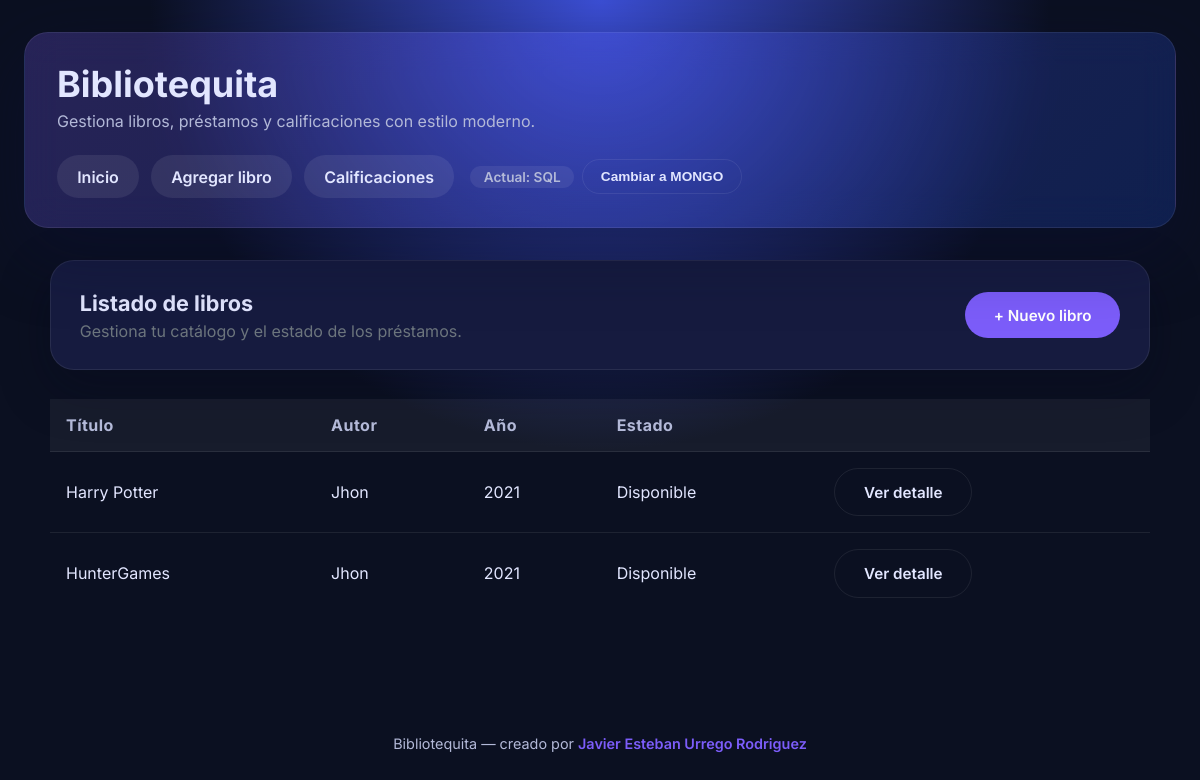
/, run on an earlier commit of the app's database.
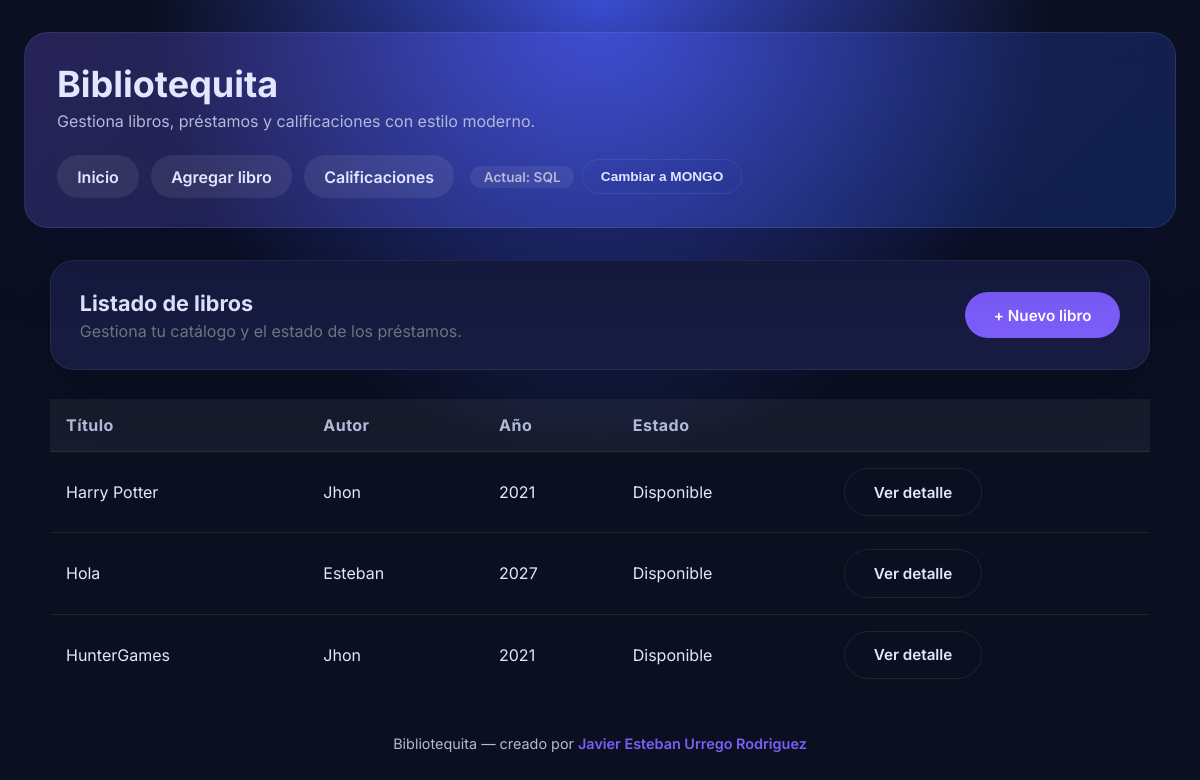
And on a later commit of the database.
### library/models.py (models this page shows, shortened)
class Book(models.Model):
    title = models.CharField(max_length=200)
    year = models.PositiveIntegerField()
    author = models.ForeignKey(Author, on_delete=models.CASCADE, related_name='books')
    class Meta:
        ordering = ['title']
    def is_loaned(self) -> bool:
        return self.loans.filter(returned=False).exists()

class Author(models.Model):
    name = models.CharField(max_length=100)

### library/views.py (the view)
# urls.py: path('', views.book_list, name='lista_libros'),
def book_list(request):
    data_source = get_active_data_source(request)
    books = None
    if data_source == DATA_SOURCE_MONGO:
        try:
            books = mongo_repository.list_books()
        except MongoUnavailableError as exc:
            data_source = _fallback_to_sql(request, exc)
    if data_source == DATA_SOURCE_SQL:
        books = Book.objects.select_related('author').all()
    return render(
        request,
        'library/book_list.html',
        {
            'books': books,
            'using_mongo': data_source == DATA_SOURCE_MONGO,
        },
    )

### library/context_processors.py (called while the page is built)
def data_source_meta(request):
    current = get_active_data_source(request)
    alternate = next_data_source(current)
    return {
        'current_data_source': current,
        'alternate_data_source': alternate,
        'DATA_SOURCE_SQL': DATA_SOURCE_SQL,
        'DATA_SOURCE_MONGO': DATA_SOURCE_MONGO,
    }

### library/data_sources.py (called while the page is built)
def get_active_data_source(request) -> str:
    source = request.session.get(SESSION_KEY, DATA_SOURCE_SQL)
    if source not in DATA_SOURCE_CHOICES:
        source = DATA_SOURCE_SQL
    return source

def next_data_source(current: str) -> str:
    return DATA_SOURCE_MONGO if current == DATA_SOURCE_SQL else DATA_SOURCE_SQL

### library/templates/library/book_list.html (shortened to what this page needs)
{% extends "library/base.html" %}
{% block content %}
<section class="panel">
    <div style="display:flex; justify-content: space-between; align-items: center; flex-wrap: wrap; gap: 1rem;">
        <div>
            <h2 style="margin-bottom:0.3rem;">Listado de libros</h2>
            <p style="margin:0; color:#6c757d;">Gestiona tu catálogo y el estado de los préstamos.</p>
        </div>
        <a class="button primary" href="{% url 'nuevo_libro' %}">+ Nuevo libro</a>
    </div>
</section>
{% if books %}
    <table>
        <thead>
            <tr>
                <th>Título</th>
                <th>Autor</th>
                <th>Año</th>
                <th>Estado</th>
                <th></th>
            </tr>
        </thead>
        <tbody>
        {% for book in books %}
            <tr>
                <td>{{ book.title }}</td>
                <td>{{ book.author.name }}</td>
                <td>{{ book.year }}</td>
                <td>
                    {% if book.is_loaned %}
                        <span class="status status--loaned">Prestado</span>
                    {% else %}
                        <span class="status status--available">Disponible</span>
                    {% endif %}
                </td>
                <td>
                    <a class="button secondary" href="{% url 'detalle_libro' libro_id=book.id %}">Ver detalle</a>
                </td>
            </tr>
        {% endfor %}
        </tbody>
    </table>
{% else %}
    <section class="panel">
        <p style="margin-bottom: 1rem;">Todavía no hay libros registrados.</p>
        <a class="button primary" href="{% url 'nuevo_libro' %}">Agregar el primero</a>
    </section>
{% endif %}
{% endblock %}

### library/templates/library/base.html (shortened to what this page needs)
<!DOCTYPE html>
<html lang="es">
<head>
</head>
<body>
    <div class="app-shell">
        <header>
            <div class="hero">
                <div>
                    <h1>Bibliotequita</h1>
                    <p>Gestiona libros, pr&eacute;stamos y calificaciones con estilo moderno.</p>
                </div>
                <div class="header-actions">
                    <nav class="site-nav">
                        <a href="{% url 'lista_libros' %}">Inicio</a>
                        <a href="{% url 'nuevo_libro' %}">Agregar libro</a>
                        <a href="{% url 'lista_calificaciones' %}">Calificaciones</a>
                    </nav>
                    <form method="post" action="{% url 'cambiar_fuente_datos' %}" class="data-source-switch">
                        <div class="data-source-controls">
                            <span class="chip chip--ghost">Actual: {{ current_data_source|upper }}</span>
                            <button type="submit" class="button secondary small">
                                Cambiar a {{ alternate_data_source|upper }}
                            </button>
                        </div>
                    </form>
                </div>
            </div>
        </header>
        <main>
            {% block content %}{% endblock %}
        </main>
        <footer>
            Bibliotequita &mdash; creado por <span>Javier Esteban Urrego Rodriguez</span>
        </footer>
    </div>
</body>
</html>

### library/templates/library/base.html (style rules this page uses)
:root { color-scheme: light; --bg: #0b1021; --bg-soft: #111633; --accent: #7c5dfa; --accent-strong: #5730c7; --text: #e2e6ff; --text-muted: #b3b9d8; --card: #161b3f; --card-soft: #1f2555; --border: rgba(255,255,255,0.08); --success: #2fd98b; --warning: #ffc857; --error: #ff6b6b; }
* { box-sizing: border-box; }
body { margin: 0; font-family: "Inter", system-ui, -apple-system, BlinkMacSystemFont, "Segoe UI", sans-serif; color: var(--text); background: radial-gradient(circle at top, #3c4fd5, #0b1021 45%); min-height: 100vh; }
a { color: inherit; text-decoration: none; }
.app-shell { min-height: 100vh; display: flex; flex-direction: column; gap: 2rem; padding: 2rem 1.5rem 3rem; }
header { background: linear-gradient(135deg, rgba(124,93,250,0.25), rgba(29,78,216,0.25)); border: 1px solid var(--border); border-radius: 24px; padding: 1.8rem 2rem; box-shadow: 0 25px 70px rgba(10,15,50,0.45); backdrop-filter: blur(18px); }
.hero { display: flex; justify-content: space-between; align-items: center; gap: 1.5rem; flex-wrap: wrap; }
.hero h1 { margin: 0; font-size: clamp(1.75rem, 3vw, 2.4rem); }
.hero p { color: var(--text-muted); margin: 0.35rem 0 0; }
.header-actions { display: flex; align-items: center; gap: 1rem; flex-wrap: wrap; }
.site-nav { display: flex; gap: 0.75rem; flex-wrap: wrap; }
.site-nav a { padding: 0.65rem 1.2rem; border-radius: 999px; font-weight: 600; background: rgba(255,255,255,0.08); color: var(--text); border: 1px solid transparent; transition: all 0.2s ease; }
main { flex: 1; max-width: 1100px; width: 100%; margin: 0 auto; display: flex; flex-direction: column; gap: 1.8rem; }
.panel { background: var(--card); border-radius: 24px; padding: 1.8rem; border: 1px solid var(--border); box-shadow: 0 18px 50px rgba(5,10,30,0.35); }
.panel h2 { margin-top: 0; font-size: 1.35rem; }
.chip { display: inline-flex; align-items: center; border-radius: 999px; padding: 0.2rem 0.85rem; font-size: 0.85rem; font-weight: 600; }
.chip--ghost { background: rgba(255,255,255,0.07); color: var(--text-muted); }
.button, button, input[type="submit"] { cursor: pointer; border: none; border-radius: 999px; padding: 0.85rem 1.8rem; font-weight: 600; font-size: 0.95rem; transition: transform 0.2s ease, box-shadow 0.2s ease; background: var(--accent); color: #fff; display: inline-flex; align-items: center; justify-content: center; gap: 0.5rem; }
.button.secondary { background: transparent; border: 1px solid var(--border); color: var(--text); }
.button.small { padding: 0.55rem 1.1rem; font-size: 0.85rem; }
table { width: 100%; border-collapse: collapse; min-width: 560px; }
th, td { padding: 1rem; text-align: left; }
thead { background: rgba(255,255,255,0.05); color: var(--text-muted); font-weight: 600; letter-spacing: 0.03em; }
tbody tr { border-top: 1px solid var(--border); }
footer { text-align: center; color: var(--text-muted); font-size: 0.9rem; }
footer span { color: var(--accent); font-weight: 600; }
.data-source-switch { margin: 0; }
.data-source-controls { display: flex; align-items: center; gap: 0.5rem; flex-wrap: wrap; }
.data-source-switch button { white-space: nowrap; }

What changed in the data, as far as the page shows it:
added Book: title "Hola", author.name "Esteban", year "2027", shows "Disponible"
